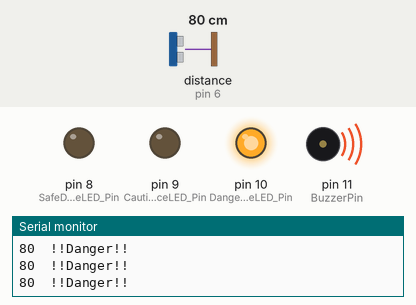
Recording of a sketch running on a simulated Arduino Uno, built with avr-gcc and run on an emulated ATmega328P. Shown: output pins drawn as LEDs (lit = HIGH), buzzer (waves = sounding, pin HIGH), the last lines printed to the serial monitor. Wiring (inferred from the names in the program): ultrasonic range finder: trigger pin 7; echo pin 6. Inputs (shaded band) come from the test bench; at power-on: distance to the obstacle (sensor on pin 6) 80 cm. The echo pulse lasts 58.3 µs per cm; pins used as bus, display or sensor lines are not drawn.

Above: at 1.2 s.
1.3 s: distance to the obstacle (sensor on pin 6) set to 120 cm
At 1.7 s:
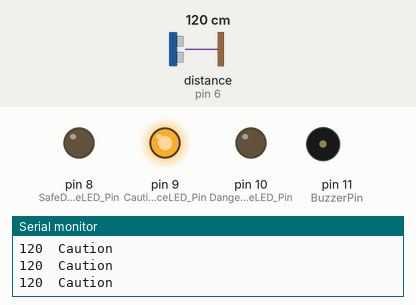
2.8 s: distance to the obstacle (sensor on pin 6) set to 293 cm
4.3 s: distance to the obstacle (sensor on pin 6) set to 299 cm
At 4.7 s:
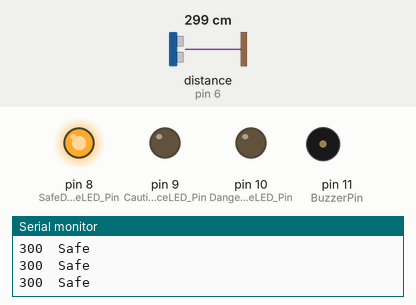
5.9 s: distance to the obstacle (sensor on pin 6) set to 2 cm
At 6.6 s:
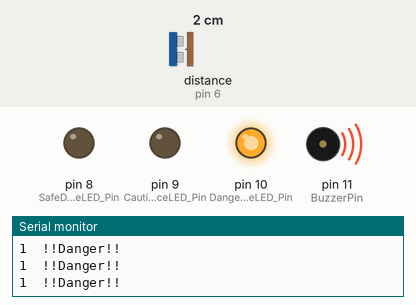
7.4 s: distance to the obstacle (sensor on pin 6) set to 250 cm
At 8.7 s:
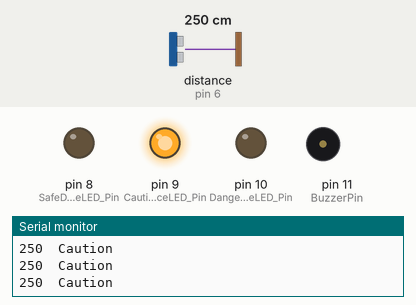
Timing chart, 0 to 9.9 s (numbered marks = the images above; inputs shaded):
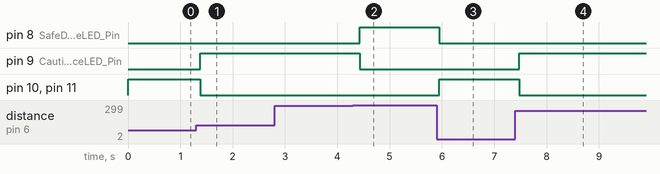

Measured:
- the behaviour switches between 298 and 299 cm on distance to the obstacle (sensor on pin 6) (found by bisection; images 1 and 2)
- after the input at 1.3 s, pin 9 (CautionDistanceLED_Pin): LOW → HIGH after 0.08 s; pin 10 (DangerDistanceLED_Pin), pin 11 (BuzzerPin): HIGH → LOW after 0.08 s
- after the input at 4.3 s, pin 8 (SafeDistanceLED_Pin): LOW → HIGH after 0.13 s; pin 9 (CautionDistanceLED_Pin): HIGH → LOW after 0.13 s
- after the input at 5.9 s, pin 8 (SafeDistanceLED_Pin): HIGH → LOW after 0.05 s; pin 10 (DangerDistanceLED_Pin), pin 11 (BuzzerPin): LOW → HIGH after 0.05 s
- after the input at 7.4 s, pin 9 (CautionDistanceLED_Pin): LOW → HIGH after 0.08 s; pin 10 (DangerDistanceLED_Pin), pin 11 (BuzzerPin): HIGH → LOW after 0.08 s

The sketch:

CarProximityAlarm.ino
```cpp
/**********************************************************************
 *
 * PROJECT: Car Proximity Alarm
 * DATE:    28/05/2021
 *
 *********************************************************************/


/******************************** Macros *****************************/

#define TriggerPin                   7    // trigger pin in ultrasonic sensor
#define EchoPin                      6    // echo pin in ultrasonic sensor

#define SafeDistanceLED_Pin          8    // pin safe distance led
#define CautionDistanceLED_Pin       9    // pin caution distance Led
#define DangerDistanceLED_Pin        10   // pin danger distance led

#define BuzzerPin                    11   // pin danger buzzer

#define LimitUpper                   300  // 3 meter
#define LimitLower                   100  // 1 meter

#define SpeedOfSound_us_cm           29   // speed of sound in microseconds per centimeters

#define TriggerInterval_ms           100  // interval between each trigger and the next in milliseconds

#define TriggerHighPulseDuration_us  10   // the high pulse duration of the trigger pin of the ultrasonic sensor
#define TriggerPrePulseDuration_us   2    // the low duration before the trigger pulse

#define SerialBaudRate               9600 // the baud rate of the serial communication


/******************************** Setup *****************************/

void setup()
{
  // configuring LED pins to output
  pinMode(SafeDistanceLED_Pin, OUTPUT);
  pinMode(CautionDistanceLED_Pin, OUTPUT);
  pinMode(DangerDistanceLED_Pin, OUTPUT);

  // configuring buzzer pin to output
  pinMode(BuzzerPin, OUTPUT);

  // configuring ultrasonic pins to output
  pinMode(TriggerPin, OUTPUT);
  pinMode(EchoPin, INPUT);

  // setting LED pins to low
  digitalWrite(SafeDistanceLED_Pin, LOW);
  digitalWrite(CautionDistanceLED_Pin, LOW);
  digitalWrite(DangerDistanceLED_Pin, LOW);

  // setting buzzer pin to low
  digitalWrite(BuzzerPin, LOW);

  // initialize serial communication
  Serial.begin(SerialBaudRate);
}


/********************************* Loop ******************************/

void loop()
{
  // variables for duration of the trigger and the distance result in centimeters
  long echoDuration_us, distance_cm;

  /*
   * The trigger pin is triggered by a HIGH pulse of 2 or more microseconds.
   * Give a short LOW pulse beforehand to ensure a clean HIGH pulse.
   */
  digitalWrite(TriggerPin, LOW);
  delayMicroseconds(TriggerPrePulseDuration_us);
  digitalWrite(TriggerPin, HIGH);
  delayMicroseconds(TriggerHighPulseDuration_us);
  digitalWrite(TriggerPin, LOW);

  /*
   * Assign to duration the time (in microseconds) from the sending
   * of the trigger to the reception of its echo off of an object.
   */
  echoDuration_us = pulseIn(EchoPin, HIGH);

  /*
   * The speed of sound is 340 m/s or 29 microseconds per centimeter.
   * The trigger travels out and back, so to find the distance of the object
   * we take half of the distance travelled, thus "/ 2".
   */
  distance_cm = echoDuration_us / SpeedOfSound_us_cm / 2;


  // writting the distance to the serial (for debugging)
  Serial.print(distance_cm);

  /*
   * Checks if the distance is lower than the defined lower limit;
   *    If so, execute Danger()
   */
  if(distance_cm < LimitLower)
    Danger();

  /*
   * Else if the distance is lower than the defined upper limit and higher than the defined lower limit;
   *    If so, execute Caution()
   */
  else if((distance_cm < LimitUpper) && (distance_cm > LimitLower))
    Caution();

  // Else, execute Safe()
  else
    Safe();

  // Delay for the defined trigger interval time
  delay(TriggerInterval_ms);

  Serial.println();
  Serial.println();
}


/********************************* Functions ******************************/

// Indicates that the distance is in safe range.
void Safe (void)
{
  digitalWrite(BuzzerPin, LOW);               // Sets the buzzer pin to low (Turns off the buzzer)
  digitalWrite(DangerDistanceLED_Pin, LOW);   // Sets the danger distance LED pin to low
  digitalWrite(CautionDistanceLED_Pin, LOW);  // Sets the caution distance LED pin to low

  digitalWrite(SafeDistanceLED_Pin, HIGH);    // Sets the safe distance LED pin to high

  Serial.print("  Safe");                     // Prints safe message (for debugging)
}


// Indicates that the distance is in caution range.
void Caution (void)
{
  digitalWrite(BuzzerPin, LOW);                // Sets the buzzer pin to low (Turns off the buzzer)
  digitalWrite(SafeDistanceLED_Pin, LOW);      // Sets the safe distance LED pin to low
  digitalWrite(DangerDistanceLED_Pin, LOW);    // Sets the danger distance LED pin to low

  digitalWrite(CautionDistanceLED_Pin, HIGH);  // Sets the caution distance LED pin to high

  Serial.print("  Caution");                   // Prints caution message (for debugging)
}


// Indicates that the distance is in danger range.
void Danger (void)
{
  digitalWrite(SafeDistanceLED_Pin, LOW);     // Sets the safe distance LED pin to low
  digitalWrite(CautionDistanceLED_Pin, LOW);  // Sets the caution distance LED pin to low

  digitalWrite(DangerDistanceLED_Pin, HIGH);  // Sets the danger distance LED pin to high
  digitalWrite(BuzzerPin, HIGH);              // Sets the buzzer pin to high (Turns on the buzzer)

  Serial.print("  !!Danger!!");               // Prints danger message (for debugging)
}
```
